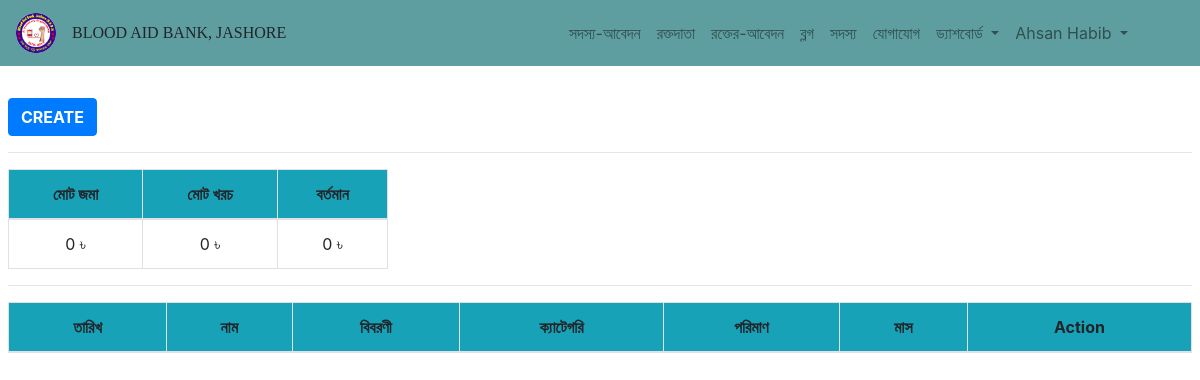
The app's page /statement/financial/ (signed in), older data.
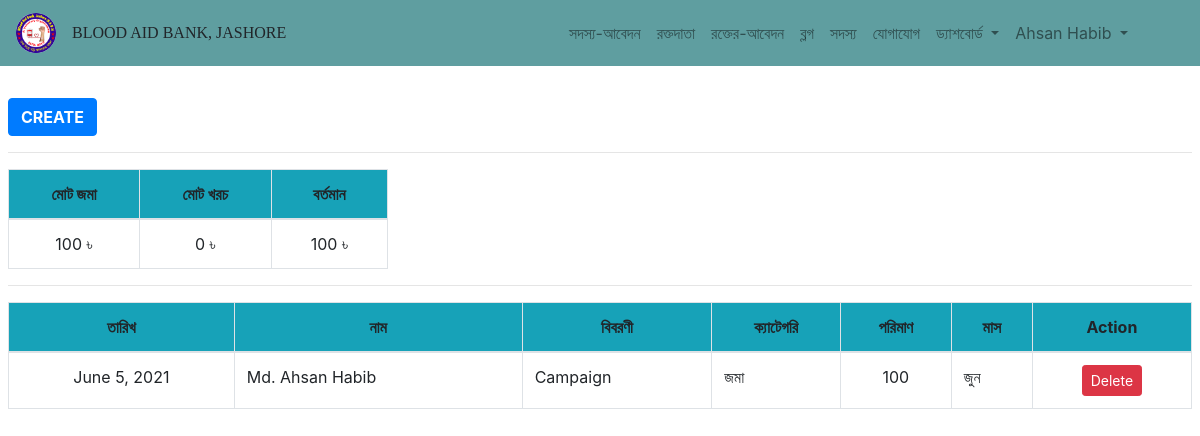
The same page, newer data.
### Statement/models.py (models this page shows, shortened)
class Financial(models.Model):
    DES_CHOICES = (
        ('জমা','জমা'),
        ('খরচ','খরচ'),
    )
    MONTH_CHOICES = (
        ('জানুয়ারি', 'জানুয়ারি'),
        ('ফেব্রুয়ারি', 'ফেব্রুয়ারি'),
        ('মার্চ', 'মার্চ'),
        ('এপ্রিল','এপ্রিল'),
        ('মে', 'মে'),
        ('জুন', 'জুন'),
        ('জুলাই', 'জুলাই'),
        ('আগস্ট', 'আগস্ট'),
        ('সেপ্টেম্বর', 'সেপ্টেম্বর'),
        ('অক্টোবর', 'অক্টোবর'),
        ('নভেম্বর', 'নভেম্বর'),
        ('ডিসেম্বর', 'ডিসেম্বর'),
    )
    date = models.DateField(auto_now_add=True)
    name = models.ForeignKey(OrganizationMember, on_delete=models.CASCADE, verbose_name="নাম")
    des = models.CharField(max_length = 100, verbose_name = 'বিবরণী')
    category = models.CharField(max_length =100, choices = DES_CHOICES, verbose_name ="ক্যাটেগরি")
    amount = models.IntegerField(default=0, verbose_name ="পরিমাণ")
    month = models.CharField(max_length= 100, choices=MONTH_CHOICES, verbose_name="মাস")
    REQUIRED_FIELDS = ('name', 'des', 'amount', 'category','month')

### Bloodbank/models.py (models this page shows)
class OrganizationMember(models.Model):
    GENDER_CHOICE = (
        ('Male', 'Male'),
        ('Female', 'Female'),
    )
    id_no = models.CharField(max_length =15, null = True, blank = True, verbose_name ="আইডি নং-")
    name = models.CharField(max_length=100, verbose_name="সদস্যের নাম")
    designation = models.ForeignKey(Designation,on_delete=models.CASCADE, max_length=200, verbose_name = 'পদবি', null=False)
    gender = models.CharField(max_length = 10,default = 'Select', choices = GENDER_CHOICE, verbose_name = 'লিঙ্গ', null=False)
    phone = models.CharField(max_length =14, verbose_name="মোবাইল নাম্বার")
    institution = models.CharField(max_length = 100, verbose_name = 'শিক্ষা-প্রতিষ্ঠান')
    blood_group = models.ForeignKey(BloodGroup, on_delete=models.CASCADE, verbose_name = 'রক্তের গ্রুপ', null=False)
    location = models.ForeignKey(Upazila, on_delete=models.CASCADE, verbose_name="উপজেলা/থানা", null=False)
    zilla = models.ForeignKey(Zilla, on_delete=models.CASCADE, verbose_name="জেলা", null=False)
    image  = models.ImageField(upload_to = 'Member/', default = '', verbose_name = 'ছবি')
    def __str__(self):
        return self.name
    class Meta:
        verbose_name_plural = "Member"

### Statement/views.py (the view)
# urls.py: path('financial/', views.show_financial, name='show_financial'),
@login_required
def show_financial(request):
    financial = Financial.objects.order_by('-date').all()
    amount1 = Financial.objects.filter(Q(category='খরচ')).aggregate(Sum('amount'))
    amount2 = Financial.objects.filter(Q(category='জমা')).aggregate(Sum('amount'))
    x,y = 0,0
    if amount1['amount__sum'] is not None:
        x = amount1['amount__sum']
    if amount2['amount__sum'] is not None:
        y = amount2['amount__sum']
    context={
        'financial': financial,
        'x': x,
        'y': y,
        'amount3': y-x
    }
    return render(request, 'Statement/financial.html', context=context)

### templates/Statement/financial.html
{% extends "base.html" %}
{% load crispy_forms_tags %}
{% load static %}
{% block content %}
    <div class="px-2 py-5 " style="margin-top:50px">
        <div>
            <a class="btn btn-primary font-weight-bold" type="button" href="{% url 'Statement:add_financial'%}">CREATE</a>
            <hr>
            <table class="table table-bordered text-center" style="width:380px; border-radius: 5px;">
                <thead class="bg-info">
                  <tr>
                      <th>মোট জমা</th>
                      <th>মোট খরচ</th>
                      <th>বর্তমান</th>
                  </tr>
                </thead>
                <tbody>
                  <tr>
                    <td>{{y}} &#2547;</td>
                    <td>{{x}} &#2547;</td>
                    <td>{{amount3}} &#2547;</td>
                  </tr>
                </tbody>
            </table>
            <hr>
        </div>
        <div class="table-responsive">
            <table class="table table-bordered">
                <thead class="bg-info text-center">
                  <tr>
                    <th scope="col">তারিখ</th>
                    <th scope="col">নাম</th>
                    <th scope="col">বিবরণী</th>
                    <th scope="col">ক্যাটেগরি</th>
                    <th scope="col">পরিমাণ</th>
                    <th scope="col">মাস</th>
                    <th scope="col">Action</th>
                  </tr>
                </thead>
                <tbody>
                  {% for l in financial %}
                    <tr>
                      <td class="text-center">{{l.date}}</td>
                      <td>{{l.name}}</td>
                      <td>{{l.des}}</td>
                      <td>{{l.category}}</td>
                      <td class="text-center">{{l.amount}}</td>
                      <td>{{l.month}}</td>
                        <td class="text-center">
                          <a class="btn btn-sm btn-danger" href="{% url 'Statement:delete_financial' l.id %}">Delete</a>
                      </td>
                    </tr>
                  {% endfor %}
                </tbody>
              </table>
        </div>
    </div>
{% endblock %}

Row changes from the older to the newer data that the page shows:
added Financial: date "June 5, 2021", name "Md. Ahsan Habib", des "Campaign", category "জমা", amount "100", month "জুন"
Text that changed along with them:
{{ y }}: "0" → "100"
{{ amount3 }}: "0" → "100"
